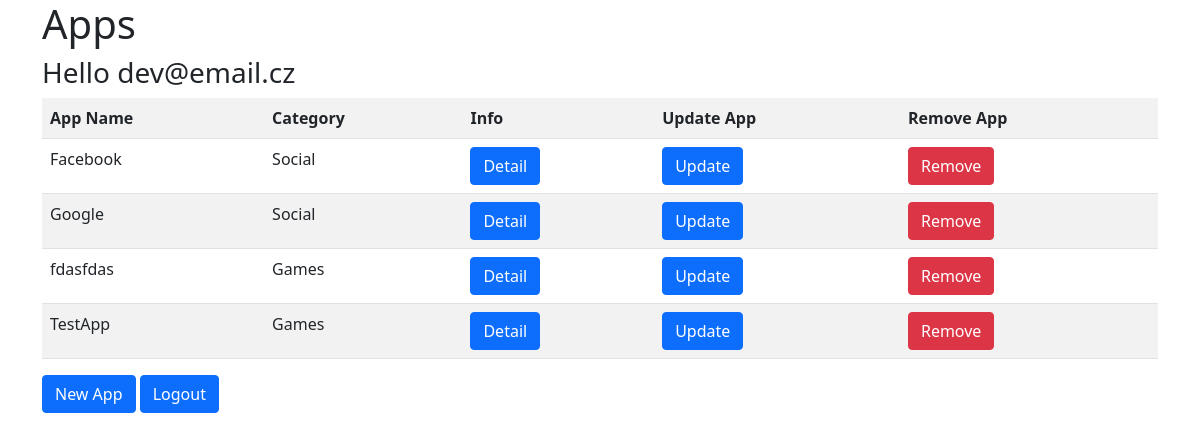
Before: /devPage/2/ with the older database file.
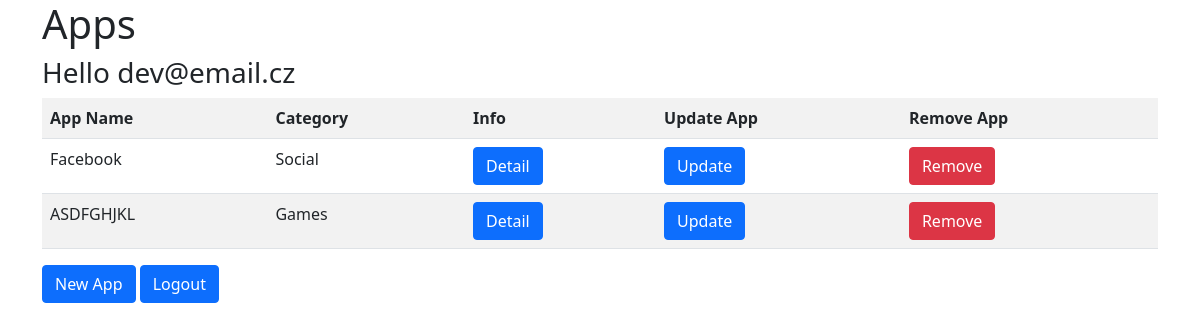
After: the same page with the newer database file.
### AppStore/models.py (models this page shows, shortened)
class App(models.Model):
    name = models.CharField(max_length=20)
    version = models.CharField(max_length=20)
    description = models.TextField()
    app_category = models.ForeignKey('AppCategory', on_delete=models.CASCADE)
    developer = models.ForeignKey('Developer', on_delete=models.CASCADE)
    appImage = models.ImageField(upload_to='images/')
    appFile = models.FileField(upload_to='files/')

class AppCategory(models.Model):
    name = models.CharField(max_length=20)
    def __str__(self):
        return self.name

### AppStore/views.py (the view)
# urls.py: path('devPage/<int:user_id>/', views.devPage, name='devPage'),
def devPage(request, user_id):
    user = User.objects.get(id=user_id)
    dev = Developer.objects.get(user=user_id)
    devApps = App.objects.all().filter(developer=dev)
    template = loader.get_template('devPage.html')
    context = {
        'dev': dev,
        'devApps': devApps,
        'user': user
    }
    return HttpResponse(template.render(context, request))

### AppStore/templates/devPage.html (shortened to what this page needs)
<!DOCTYPE html>
<html lang="en">
<head>
    <link href="https://cdn.jsdelivr.net/npm/bootstrap@5.1.3/dist/css/bootstrap.min.css" rel="stylesheet"
>
</head>
<body>
    <div class="container">
        <h1>Apps</h1>
        {% if user %}
            <h3>Hello {{ user.email }}</h3>
        {% endif %}
        {% if devApps %}
        <table class="table table-striped">
            <tr>
                <th>App Name</th>
                <th>Category</th>
                <th>Info</th>
                <th>Update App</th>
                <th>Remove App</th>
            </tr>
            {% for app in devApps %}
            <tr>
                <td>{{ app.name }}</td>
                <td>{{ app.app_category }}</td>
                <td><a type="button" class="btn btn-primary" href="/appDetail/{{app.id}}/{{user.id}}">Detail</a></td>
                <td><a type="button" class="btn btn-primary" href="/devPage/{{user.id}}/{{app.id}}/updateApp">Update</a></td>
                <td><a type="button" class="btn btn-danger" href="/devPage/{{user.id}}/{{app.id}}/removeApp">Remove</a></td>
            </tr>
            {% endfor %}
        </table>
        {% else %}
        <p>No apps found</p>
        {% endif %}
        <button type="button" class="btn btn-primary" onclick="window.location.href='newApp/'">New App</button>
        <button class="btn btn-primary" onclick="window.location.href='/'">Logout</button>
    </div>
</body>
</html>

Changed rows visible on the page:
removed App: name "Google", app_category "Social"
removed App: name "fdasfdas", app_category "Games"
removed App: name "TestApp", app_category "Games"
added App: name "ASDFGHJKL", app_category "Games"
